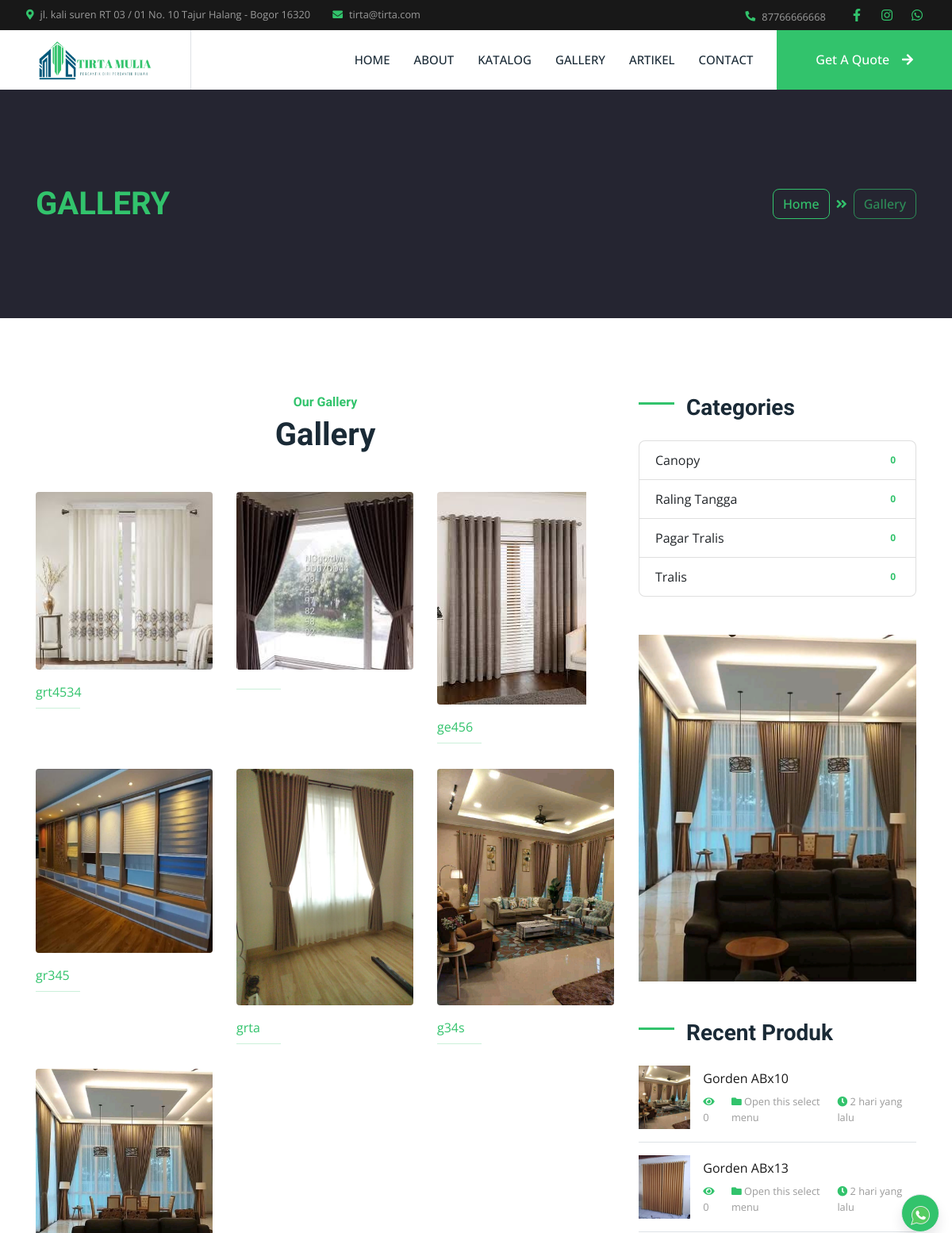
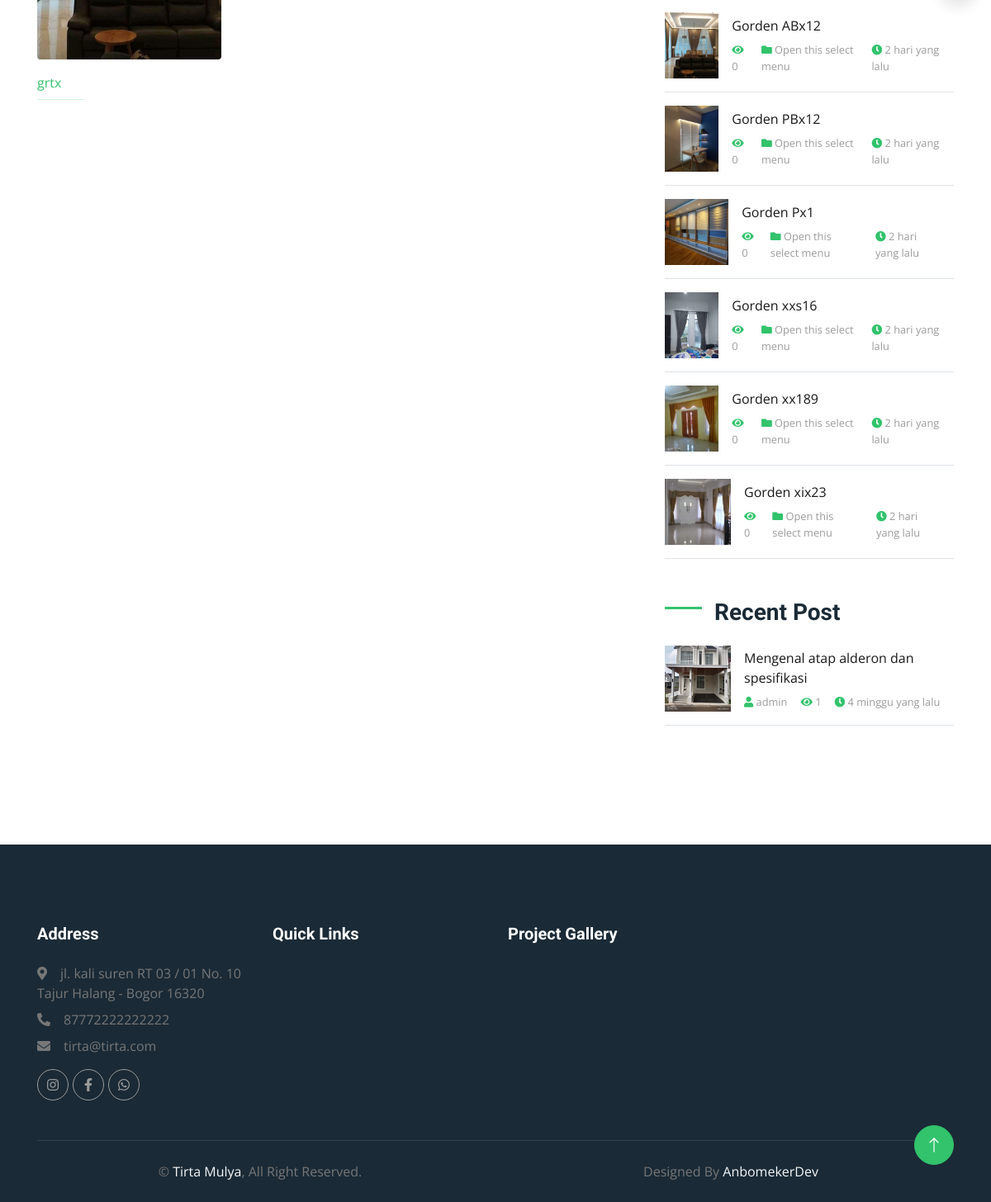
/index.php/gallery, run on the app's committed database (2 pictures, top to bottom).
### tables this page shows
CREATE TABLE `set_profil`  (
  `profil_id` int(11) NOT NULL AUTO_INCREMENT,
  `nama` varchar(50) NULL DEFAULT NULL,
  `alamat` varchar(100) NULL DEFAULT NULL,
  `deskripsi` text NULL,
  `logo` text NULL,
  `foto` text NULL,
  `kontak_id` int(11) NULL DEFAULT NULL,
  `company_name` varchar(50) NULL DEFAULT NULL,
  `web_url` text NULL,
  PRIMARY KEY (`profil_id`) USING BTREE
);

CREATE TABLE `gallery`  (
  `gallery_id` int(11) NOT NULL AUTO_INCREMENT,
  `nama_foto` varchar(100) NULL DEFAULT NULL,
  `foto` text NULL,
  `date_post` date NULL DEFAULT NULL,
  `projek_id` int(11) NULL DEFAULT NULL,
  `produk_id` int(11) NULL DEFAULT NULL,
  `token` varchar(100) NULL DEFAULT NULL,
  PRIMARY KEY (`gallery_id`) USING BTREE
);

CREATE TABLE `ref_produk`  (
  `produk_id` int(11) NOT NULL AUTO_INCREMENT,
  `nama_produk` varchar(100) NOT NULL,
  `kategori` varchar(30) NOT NULL,
  `deskripsi` text NOT NULL,
  `foto` varchar(100) NOT NULL,
  `date_post` datetime NOT NULL,
  `slug` varchar(100) NULL DEFAULT NULL,
  `harga` varchar(20) NULL DEFAULT NULL,
  `best` int(11) NULL DEFAULT NULL,
  PRIMARY KEY (`produk_id`) USING BTREE
);

CREATE TABLE `artikel`  (
  `artikel_id` int(11) NOT NULL AUTO_INCREMENT,
  `judul_artikel` varchar(100) NULL DEFAULT NULL,
  `konten` longtext NULL,
  `slug` text NULL,
  `foto` text NULL,
  `link` text NULL,
  `date_post` datetime NULL DEFAULT NULL,
  `is_active` int(11) NULL DEFAULT NULL,
  `penerbit` varchar(50) NULL DEFAULT NULL,
  `visit` int(11) NULL DEFAULT NULL,
  `ip` varchar(100) NULL DEFAULT NULL,
  PRIMARY KEY (`artikel_id`) USING BTREE
);

### application/controllers/Gallery.php (called while the page is built, shortened)
<?php
class Gallery extends CI_Controller
{
    public function __construct()
    {
        $this->load->model('M_gallery', 'gallery');
        $this->load->model('admin/Profil_m', 'profil');
        $this->load->library('session');
    }
    public function index()
    {
        $data = [
            'judul' => $this->profil->get_profile('nama'),
            'perusahaan' => $this->profil->get_profile('nama'),
            'logo' => $this->profil->get_profile('logo'),
            'alamat' => $this->profil->get_profile('alamat'),
            'whatsap' => $this->profil->get_kontak('whatsap'),
            'facebook' => $this->profil->get_kontak('facebook'),
            'instagram' => $this->profil->get_kontak('instagram'),
            'email' => $this->profil->get_kontak('email'),
            'telpon' => $this->profil->get_kontak('telpon'),
            'foto' => $this->profil->get_profile('foto'),
            'gallery' => $this->gallery->get_gallery()->result(),
            'B_produk' => $this->profil->get_B_produk()->result(),
            'produklimit' => $this->profil->produklimit()->result(),
            'artikellimit' => $this->profil->art()->result(),
        ];
        $this->load->view('layout/header', $data);
        $this->load->view('layout/navbar', $data);
        $this->load->view('pages/gallery_v', $data);
        $this->load->view('layout/footer', $data);
    }
}

### index.php (called while the page is built, shortened)
<?php
require_once BASEPATH.'core/CodeIgniter.php';

### application/models/admin/Profil_m.php (called while the page is built, shortened)
<?php
class Profil_m extends CI_Model
{
    public function get_profile($varams)
    {
        $query = $this->db->get('set_profil')->row();
        $data = $query->$varams;
        return $data;
    }
    function get_B_produk()
    {
        $this->db->select('*');
        $this->db->from('ref_produk');
        $this->db->where('best', 1);
        $this->db->order_by('produk_id', 'DESC');
        $query = $this->db->get();
        return $query;
    }
    function produklimit()
    {
        $this->db->select('*');
        $this->db->from('ref_produk');
        $this->db->limit(8);
        $this->db->order_by('produk_id', 'DESC');
        $query = $this->db->get();
        return $query;
    }
    function art()
    {
        $this->db->select('*');
        $this->db->from('artikel');
        $this->db->limit(8);
        $this->db->order_by('artikel_id', 'DESC');
        $query = $this->db->get();
        return $query;
    }
}

### application/models/M_gallery.php (called while the page is built, shortened)
<?php
class M_gallery extends CI_Model
{
    public function get_gallery()
    {
        $this->db->select('*');
        $this->db->from('gallery');
        $this->db->where('token', 1);
        $this->db->order_by('gallery_id', 'DESC');
        $this->db->limit(12);
        $query = $this->db->get();
        return $query;
    }
}

### application/views/pages/gallery_v.php (the view, shortened to what this page needs)
<?php
function waktu_lalu($timestamp)
{
    $selisih = time() - strtotime($timestamp);
    $detik = $selisih;
    $menit = round($selisih / 60);
    $jam = round($selisih / 3600);
    $hari = round($selisih / 86400);
    $minggu = round($selisih / 604800);
    $bulan = round($selisih / 2419200);
    $tahun = round($selisih / 29030400);
    if ($detik <= 60) {
        $waktu = $detik . ' detik yang lalu';
    } else if ($menit <= 60) {
        $waktu = $menit . ' menit yang lalu';
    } else if ($jam <= 24) {
        $waktu = $jam . ' jam yang lalu';
    } else if ($hari <= 7) {
        $waktu = $hari . ' hari yang lalu';
    } else if ($minggu <= 4) {
        $waktu = $minggu . ' minggu yang lalu';
    } else if ($bulan <= 12) {
        $waktu = $bulan . ' bulan yang lalu';
    } else {
        $waktu = $tahun . ' tahun yang lalu';
    }
    return $waktu;
}
?>
<div class="container-fluid bg-secondary py-5">
    <div class="container py-5">
        <div class="row align-items-center py-4">
            <div class="col-md-6 text-center text-md-left">
                <h1 class="mb-4 mb-md-0 text-primary text-uppercase">Gallery</h1>
            </div>
            <div class="col-md-6 text-center text-md-right">
                <div class="d-inline-flex align-items-center">
                    <a class="btn btn-outline-primary" href="<?= base_url('') ?>">Home</a>
                    <i class="fas fa-angle-double-right text-primary mx-2"></i>
                    <a class="btn btn-outline-primary disabled" href="">Gallery</a>
                </div>
            </div>
        </div>
    </div>
</div>
<div class="container py-5">
    <div class="row pt-5">
        <div class="col-lg-8">
            <div class="text-center mx-auto mb-5 wow fadeInUp" data-wow-delay="0.1s" style="max-width: 600px">
                <h6 class="text-primary">Our Gallery</h6>
                <h1 class="mb-4">
                    Gallery
                </h1>
            </div>
            <div class="row g-4 portfolio-container wow fadeInUp" data-wow-delay="0.5s">
                <?php foreach ($gallery as $row) : ?>
                    <div class="col-lg-4 col-md-6 portfolio-item <?= $row->nama_foto ?>">
                        <div class="portfolio-img rounded overflow-hidden">
                            <img class="img-fluid" src="<?= base_url() ?>assets/upload/gallery/<?= $row->foto ?>" alt="" />
                        </div>
                        <div class="pt-3">
                            <p class="text-primary mb-0"><?= $row->nama_foto ?></p>
                            <hr class="text-primary w-25 my-2" />
                        </div>
                    </div>
                <?php endforeach ?>
            </div>
        </div>
        <?php $this->load->view('pages/right_v') ?>
    </div>
</div>

### application/views/layout/navbar.php (shortened to what this page needs)
<div class="container-fluid bg-dark p-0">
    <div class="navsos sticky-top">
        <div class="row gx-0 d-none d-lg-flex">
            <div class="col-lg-7 px-5 text-start">
                <div class="h-100 d-inline-flex align-items-center me-4">
                    <small class="fa fa-map-marker-alt text-primary me-2"></small>
                    <small><?= $alamat ?></small>
                </div>
                <div class="h-100 d-inline-flex align-items-center">
                    <small class="fa fa-envelope text-primary me-2"></small>
                    <small><?= $email ?></small>
                </div>
            </div>
            <div class="col-lg-5 px-5 text-end">
                <div class="h-100 d-inline-flex align-items-center me-4">
                    <small class="fa fa-phone-alt text-primary me-2"></small>
                    <small><?= $whatsap ?></small>
                </div>
                <div class="h-100 d-inline-flex align-items-center mx-n2">
                    <a class="btn btn-square btn-link rounded-0 border-0 border-end border-secondary" href="<?= $facebook ?>"><i class="fab fa-facebook-f"></i></a>
                    <a class="btn btn-square btn-link rounded-0 border-0 border-end border-secondary" href="<?= $instagram ?>"><i class="fab fa-instagram"></i></a>
                    <a class="btn btn-square btn-link rounded-0 border-0 border-end border-secondary" href="<?= $whatsap ?>"><i class="fab fa-whatsapp"></i></a>
                </div>
            </div>
        </div>
    </div>
</div>
<nav class="navbar navbar-expand-lg bg-white navbar-light sticky-top p-0">
    <a href="index.html" class="navbar-brand d-flex align-items-center border-end px-4 px-lg-5">
        <img src="<?= base_url() ?>assets/upload/logo/<?= $logo ?>" alt="" height="50">
    </a>
    <div class="collapse navbar-collapse" id="navbarCollapse">
        <div class="navbar-nav ms-auto p-4 p-lg-0">
            <a href="<?= base_url() ?>" class="nav-item nav-link ">Home</a>
            <a href="<?= base_url('about') ?>" class="nav-item nav-link">About</a>
            <a href="<?= base_url('katalog') ?>" class="nav-item nav-link">Katalog</a>
            <a href="<?= base_url('gallery') ?>" class="nav-item nav-link">Gallery</a>
            <a href="<?= base_url('artikel') ?>" class="nav-item nav-link">Artikel</a>
            <a href="<?= base_url('contact') ?>" class="nav-item nav-link">Contact</a>
        </div>
        <a href="<?= base_url('login') ?>" class="btn btn-primary rounded-0 py-4 px-lg-5 d-none d-lg-block">Get A Quote<i class="fa fa-arrow-right ms-3"></i></a>
    </div>
</nav>

### application/views/pages/right_v.php
<div class="col-lg-4 mt-5 mt-lg-0">
    <div class="mb-5">
        <h3 class="mb-4 section-title">Categories</h3>
        <ul class="list-group">
            <?php $c = 'Canopy';
            $canopy = $this->db->query("SELECT * FROM ref_produk WHERE kategori='" . $c . "'")->num_rows(); ?>
            <?php $t = 'Tangga';
            $tangga = $this->db->query("SELECT * FROM ref_produk WHERE kategori='" . $t . "'")->num_rows(); ?>
            <?php $p = 'Pagar';
            $pagar = $this->db->query("SELECT * FROM ref_produk WHERE kategori='" . $p . "'")->num_rows(); ?>
            <?php $t = 'Tralis';
            $tralis = $this->db->query("SELECT * FROM ref_produk WHERE kategori='" . $t . "'")->num_rows(); ?>
            <li class="list-group-item d-flex justify-content-between align-items-center">
                Canopy
                <span class="badge badge-primary badge-pill text-primary"><?= $canopy ?></span>
            </li>
            <li class="list-group-item d-flex justify-content-between align-items-center">
                Raling Tangga
                <span class="badge badge-primary badge-pill text-primary"><?= $tangga ?></span>
            </li>
            <li class="list-group-item d-flex justify-content-between align-items-center">
                Pagar Tralis
                <span class="badge badge-primary badge-pill text-primary"><?= $pagar ?></span>
            </li>
            <li class="list-group-item d-flex justify-content-between align-items-center">
                Tralis
                <span class="badge badge-primary badge-pill text-primary"><?= $tralis ?></span>
            </li>
        </ul>
    </div>
    <div class="mb-5">
        <img src="<?= base_url() ?>assets/upload/poto/<?= $foto ?>" alt="" class="img-fluid">
    </div>
    <div class="mb-5">
        <h3 class="mb-4 section-title">Recent Produk</h3>
        <?php foreach ($produklimit as $produk) : ?>
            <?php $id = $produk->produk_id;
            $visitproduk  = $this->db->query("SELECT * FROM section_visit WHERE produk_id='" . $id . "'")->num_rows(); ?>
            <div class="d-flex align-items-center border-bottom mb-3 pb-3">
                <img class="img-fluid" src="<?= base_url() ?>assets/upload/gallery/<?= $produk->foto ?>" style="width: 80px; height: 80px;" alt="">
                <div class="d-flex flex-column pl-3">
                    <a class="text-dark mb-2" href="<?= base_url() ?>katalog/detailproduk/<?= $produk->slug ?>/<?= $produk->produk_id ?>"><?= $produk->nama_produk ?></a>
                    <div class="d-flex">
                        <small class="mr-3"><i class="fa fa-eye text-primary"></i> <?= $visitproduk ?></small>
                        <small class="mr-3"><i class="fa fa-folder text-primary"></i> <?= $produk->kategori ?></small>
                        <small class="mr-3"><i class="fa fa-clock text-primary"></i> <?= waktu_lalu($produk->date_post) ?></small>
                    </div>
                </div>
            </div>
        <?php endforeach ?>
    </div>
    <div class="mb-5">
        <h3 class="mb-4 section-title">Recent Post</h3>
        <?php foreach ($artikellimit as $art) : ?>
            <?php $id = $art->artikel_id;
            $visitart  = $this->db->query("SELECT * FROM section_visit WHERE artikel_id='" . $id . "'")->num_rows(); ?>
            <div class="d-flex align-items-center border-bottom mb-3 pb-3">
                <img class="img-fluid" src="<?= base_url() ?>assets/upload/artikel/<?= $art->foto ?>" style="width: 80px; height: 80px;" alt="">
                <div class="d-flex flex-column pl-3">
                    <a class="text-dark mb-2" href="<?= base_url() ?>artikel/single/<?= $art->slug ?>/<?= $art->artikel_id ?>"><?= $art->judul_artikel ?></a>
                    <div class="d-flex">
                        <small class="mr-3"><i class="fa fa-user text-primary"></i> <?= $art->penerbit ?></small>
                        <small class="mr-3"><i class="fa fa-eye text-primary"></i> <?= $visitart ?></small>
                        <small class="mr-3"><i class="fa fa-clock text-primary"></i> <?= waktu_lalu($art->date_post) ?></small>
                    </div>
                </div>
            </div>
        <?php endforeach ?>
    </div>
</div>

### application/views/layout/footer.php (shortened to what this page needs)
<div class="container-fluid  text-body footer mt-5 pt-5 wow fadeIn" data-wow-delay="0.1s" style="background-color:#1a2a36 ;">
    <div class="container py-5">
        <div class="row g-5">
            <div class="col-lg-3 col-md-6">
                <h5 class="text-white mb-4">Address</h5>
                <p class="mb-2">
                    <i class="fa fa-map-marker-alt me-3"></i><?= $alamat ?>
                </p>
                <p class="mb-2">
                    <i class="fa fa-phone-alt me-3"></i><?= $telpon ?>
                </p>
                <p class="mb-2">
                    <i class="fa fa-envelope me-3"></i><?= $email ?>
                </p>
                <div class="d-flex pt-2">
                    <a class="btn btn-square btn-outline-light btn-social" href="<?= $instagram ?>"><i class="fab fa-instagram"></i></a>
                    <a class="btn btn-square btn-outline-light btn-social" href="<?= $facebook ?>"><i class="fab fa-facebook-f"></i></a>
                    <a class="btn btn-square btn-outline-light btn-social" href="<?= $whatsap ?>"><i class="fab fa-whatsapp"></i></a>
                </div>
            </div>
            <div class="col-lg-3 col-md-6">
                <h5 class="text-white mb-4">Quick Links</h5>
            </div>
            <div class="col-lg-3 col-md-6">
                <h5 class="text-white mb-4">Project Gallery</h5>
            </div>
        </div>
    </div>
    <div class="container">
        <div class="copyright">
            <div class="row">
                <div class="col-md-6 text-center text-md-start mb-3 mb-md-0">
                    &copy; <a href="#"><?= $perusahaan ?></a>, All Right Reserved.
                </div>
                <div class="col-md-6 text-center text-md-end">
                    Designed By <a href="https://www.anamsaepul.site">AnbomekerDev</a>
                </div>
            </div>
        </div>
    </div>
</div>
<a href="#" class="btn btn-lg btn-primary btn-lg-square rounded-circle back-to-top"><i class="bi bi-arrow-up"></i></a>
</body>
</html>

### data on the page
set_profil: alamat "jl. kali suren RT 03 / 01 No. 10 Tajur Halang - Bogor 16320", logo (picture), foto (picture), nama "Tirta Mulya"
gallery: foto (picture), nama_foto "grt4534"
gallery: foto (picture)
gallery: foto (picture), nama_foto "ge456"
gallery: foto (picture), nama_foto "gr345"
gallery: foto (picture), nama_foto "grta"
gallery: foto (picture), nama_foto "g34s"
gallery: foto (picture), nama_foto "grtx"
ref_produk: foto (picture), nama_produk "Gorden ABx10", visitproduk "0", kategori "Open this select menu", date_post "2 hari yang lalu"
ref_produk: foto (picture), nama_produk "Gorden ABx13", visitproduk "0", kategori "Open this select menu", date_post "2 hari yang lalu"
ref_produk: foto (picture), nama_produk "Gorden ABx12", visitproduk "0", kategori "Open this select menu", date_post "2 hari yang lalu"
ref_produk: foto (picture), nama_produk "Gorden PBx12", visitproduk "0", kategori "Open this select menu", date_post "2 hari yang lalu"
ref_produk: foto (picture), nama_produk "Gorden Px1", visitproduk "0", kategori "Open this select menu", date_post "2 hari yang lalu"
ref_produk: foto (picture), nama_produk "Gorden xxs16", visitproduk "0", kategori "Open this select menu", date_post "2 hari yang lalu"
ref_produk: foto (picture), nama_produk "Gorden xx189", visitproduk "0", kategori "Open this select menu", date_post "2 hari yang lalu"
ref_produk: foto (picture), nama_produk "Gorden xix23", visitproduk "0", kategori "Open this select menu", date_post "2 hari yang lalu"
artikel: foto (picture), judul_artikel "Mengenal atap alderon dan spesifikasi", penerbit "admin", visitart "1", date_post "4 minggu yang lalu"

### other printed values
$email "tirta@tirta.com"
$whatsap "87766666668"
$canopy "0"
$tangga "0"
$pagar "0"
$tralis "0"
$telpon "87772222222222"
